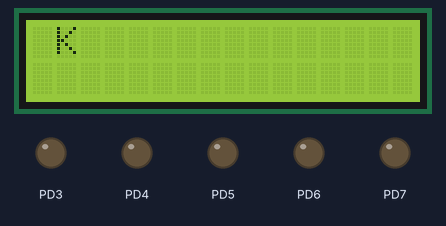
Simulated run of this program. Board: ATmega32, built with avr-gcc and emulated at 8 MHz. On the bench: 16×2 character LCD, output pins drawn as LEDs (lit = HIGH). Wiring (inferred from the names in the program): character LCD (HD44780): RS PD0; R/W PD1; E PD2; data PC0, PC1, PC2, PC3, PC4, PC5, PC6, PC7. Pins used as bus, display or sensor lines are not drawn.

Above: at 0.1 s.
At 1.7 s:
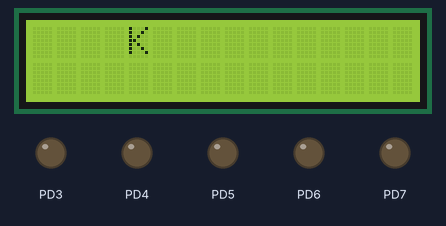
At 3.2 s:
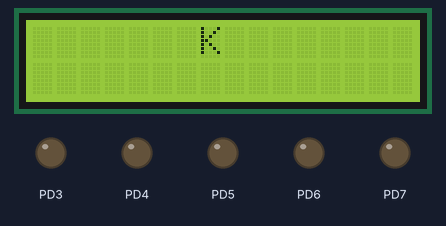
At 6.8 s:
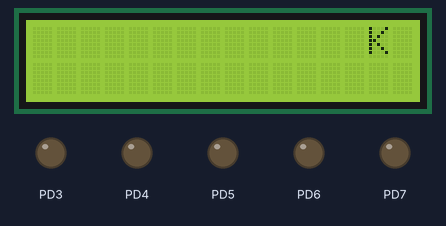
At 20.0 s:
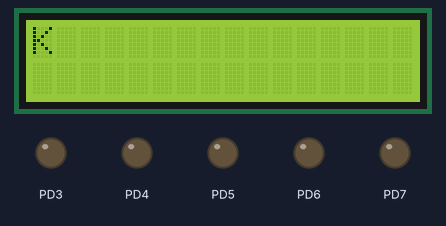
At 27.6 s:
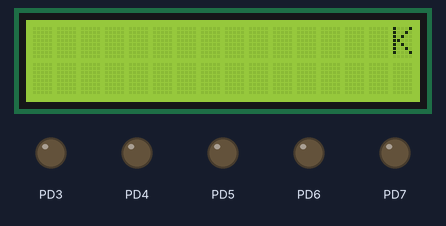

The program:

main.c
```c
/*
 * main.c
 *
 *  Created on: Apr 27, 2019
 *      Author: Hamzy
 */

#define F_CPU 8000000
#include "Lib/types.h"
#include "DIO_int.h"
#include "LCD_cfg.h"
#include "LCD_int.h"
#include <util/delay.h>

int main(void)
{
	/** Initialization part**/

	/*** Set port C "Data Port" as output in order to LCD Data pins ***/
	DIO_VidSetPortDir (LCD_DATA_PORT, 0xff);


	/*** Set port D "Control Port" as output in order to LCD Control pins ***/
	DIO_VidSetPortDir (LCD_CTL_PORT, 0xff);


	/*** LCD Initialization Process ***/
	LCD_vid_Initial();


	/***Send the Character to be displayed on the LCD ***/
	LCD_vidSend_char('K');

	while(1)
	{


		LCD_vidShift_R();
	    _delay_ms(500);


	}

	return 0;
}
```

LCD_cfg.h
```c
#ifndef LCD_CFG_H_
#define LCD_CFG_H_

 #define LCD_MODE 8 /* Only 8bit mode works*/

 #if LCD_MODE==4                     //not completed yet
#define LCD_DATA_PORT               DIO_PORTD
#define LCD_CTL_PORT               	DIO_PORTC
#define LCD_RS		               	DIO_PIN1
#define LCD_RW		               	DIO_PIN2
#define LCD_E		               	DIO_PIN0

#elif LCD_MODE == 8

#define LCD_DATA_PORT               DIO_PORTC	/* data port */
#define LCD_CTL_PORT               	DIO_PORTD	/* control port */
#define LCD_RS		               	DIO_PIN0	/* register select command or data register */
#define LCD_RW		               	DIO_PIN1	/* read or write select */
#define LCD_EN		               	DIO_PIN2 	/* enable to get enable pulse */

#else
#endif
#endif /* LCD_CFG_H_ */
```

LCD_int.h
```c
/*
 * int.h
 *
 *  Created on: Apr 27, 2019
 *      Author: Hamzy
 */

#ifndef LCD_INT_H_
#define LCD_INT_H_

/*********************** HArdware connection ************/
/*
 -----------                   ----------
 | ATmega32  |                 |   LCD    |
 |           |                 |          |
 |        PD7|---------------->|D7        |
 |        PD6|---------------->|D6        |
 |        PD5|---------------->|D5        |
 |        PD4|---------------->|D4        |
 |        PD3|---------------->|D3        |
 |        PD2|---------------->|D2        |
 |        PD1|---------------->|D1        |
 |        PD0|---------------->|D0        |
 |           |                 |          |
 |        PC2|---------------->|E         |
 |        PC1|---------------->|RW        |
 |        PC0|---------------->|RS        |
 -----------                   ----------
*/

/***********************************/
/********PUBLIC MACROS*************/
/*********************************/

/* Instruction set for Function set */

/*
 * RS R/W DB7  DB6  DB5  DB4  DB3  DB2  DB1  DB0
 * 0   0   0    0    1    1    N    F    X    X
 *
 *N = 0 ONE LINE
 *D = 1 TWO LINE
 *F = 0 5*7 CHARACTER
 *C = 1 5*8 CHARACTER
 *
 * */

#define LCD_FUNSET_4BIT				0X28
#define LCD_FUNSET_8BIT				0X38


/* Instruction set for display ON/OFF control */

/*
 * RS R/W DB7  DB6  DB5  DB4  DB3  DB2  DB1  DB0
 * 0   0   0    0    0    0    1    D    C    B
 *
 *D = 0 DISPLAY OFF
 *D = 1 DISPLAY ON
 *C = 0 CURSOR OFF
 *C = 1 CURSOR ON
 *B = 0 BLINK OFF
 *B = 1 BLINK ON
 *
 * */

                                                   //  Display       Cursor          Blinking

#define LCD_DISPOFF_CUROFF_BLKOFF		0X08      //	off		      off	     	   off
#define LCD_DISPON_CUROFF_BLKOFF		0X0C      //	on		      off	     	   off
#define LCD_DISPON_CURON_BLKOFF		    0X0E      //	on		      on	     	   off
#define LCD_DISPON_CURON_BLKON		    0X0F      //	on		      on	     	   on


/* Instruction set for display clear */

#define LCD_CLR_DIS    0x01  /* to clear the display */
#define LCD_HOME       0x02  /* return shifted characters and  DDRAM to address 00H on AC */


/*  Entry Mode:  Instruction to set the move direction of the cursor and display
 *
 * RS R/W DB7  DB6  DB5  DB4  DB3  DB2  DB1  DB0
 * 0   0   0    0    0    0    0    1   I/D  SH
 *  I/D=0	cursor decrease
 *  I/D=1	cursor increase
 *  SH =0	disable display shift
 *  SH =1	enable display shift with cursor direction
 *  **/

#define LCD_EntryMode_CURDEC_SHDIS				0X04 //cursor decrease & disable display shift
#define LCD_EntryMode_CURDEC_SHEN			    0X05 //cursor decrease & enable display shift
#define LCD_EntryMode_CURIN_SHDIS				0X06 //cursor increase & disable display shift
#define LCD_EntryMode_CURIN_SHEN				0X07 //cursor increase & enable display shift


/* Cursor or display shift:
 * Shifts the cursor position or display to the right or left without writing or reading display data
 *
 * RS R/W DB7  DB6  DB5  DB4  DB3  DB2  DB1  DB0
 * 0   0   0    0    0    1   S/C  R/L   -    -
 */

#define LCD_SHCUR_LFT				0b00010000 //SHIFT cursor left decrease AC
#define LCD_SHCUR_RT				0b00010100 //SHIFT cursor right increase AC
#define LCD_SHDIS_LFT				0b00011000 //SHIFT DISPLAY left with cursor
#define LCD_SHDIS_RT				0b00011100 //SHIFT DISPLAY right with cursor


/* Set CGRAM ADDRESS TO "0"
 * RS R/W DB7  DB6  DB5  DB4  DB3  DB2  DB1  DB0
 * 0   0   0    1           ADRESS
 */
#define LCD_SET_CGRAM	 0X40


 /* Set DDRAM ADDRESS TO "0"
 * RS R/W DB7  DB6  DB5  DB4  DB3  DB2  DB1  DB0
 * 0   0   1              ADRESS
 */
#define LCD_SET_CURSOR	           0X80

/* General Definitions */

#define LCD_LOW		               	0
#define LCD_HIGH		           	1
#define LCD_4BIT_MODE		       	4
#define LCD_8BIT_MODE	          	8


/***********************************/
/********PUBLIC FUNCTION***********/
/*********************************/

void LCD_vid_Initial(void);          /* Initialization setting of the LCD */
void LCD_vidSend_CMD(u8 u8CMD);      /* Send a command to the LCD  */
void LCD_vidSend_char(u8 u8char);    /* Send a character to the LCD  */
void LCD_vidGoto(u8 u8x, u8 u8y);    /* to go to a place on the LCD (row & column) */
void LCD_vidShift_L(void);            /* to shift to the left */
void LCD_vidShift_R(void);            /* to shift to the right */
void LCD_vidSend_word(u8 *str);         /* to print a string on the LCD */
void LCD_vidPrint_int(u16 u16int_cpy);  /* To print an Integer on the  LCD*/


#endif /* LCD_INT_H_ */
```

LCD_prog.c
```c
/*
 * prog.c
 *
 *  Created on: Apr 27, 2019
 *      Author: Hamzy
 */
#include "Lib/types.h"
#include "DIO_int.h"
#include "LCD_cfg.h"
#include "LCD_int.h"

#define F_CPU 8000000UL
#include <util/delay.h>

#if LCD_MODE==LCD_4BIT_MODE


#elif LCD_MODE == LCD_8BIT_MODE

/*
 *description 	  	: initialization function
 *Input argument 	: void
 *return argument	: void
 */
void LCD_vid_Initial(void)
{
	/** WAIT until LCD powered **/
	_delay_ms(50);


	/**  FUNCTION SET  **/
	LCD_vidSend_CMD(LCD_FUNSET_8BIT);
	_delay_ms(1);


	/**  DISPLAY CONTROL  **/
	LCD_vidSend_CMD(LCD_DISPON_CUROFF_BLKOFF);
	_delay_ms(1);

	/**  Return Home
	LCD_vidSend_CMD(LCD_HOME);
	_delay_ms(50); **/


	/**  DISPLAY CLEAR  **/
	LCD_vidSend_CMD(LCD_CLR_DIS);
	_delay_ms(2);


	/**  ENTRY MODE SET  **/
	LCD_vidSend_CMD(LCD_EntryMode_CURIN_SHDIS);
	_delay_ms(1);

}

/*
 *description 	  	: send command function
 *Input argument 	: the command want to be sent
 *return argument	: void
 */

void LCD_vidSend_CMD(u8 u8CMD)
{
	/*Set the R/S "off" so Mr.LCD understands it is a command*/
	DIO_VidSetPinVal(LCD_CTL_PORT, LCD_RS, LCD_LOW);
//	_delay_ms(3);


	/*Set the R/W "off" so that Mr.LCD Listen*/
	DIO_VidSetPinVal(LCD_CTL_PORT, LCD_RW, LCD_LOW);
//	_delay_ms(3);


	/*Light the enable light for Mr.LCD*/
	DIO_VidSetPinVal(LCD_CTL_PORT, LCD_EN, LCD_HIGH);
//	_delay_ms(3);


	/*Send the command*/
	DIO_VidSetPortVal (LCD_DATA_PORT, u8CMD);
	_delay_ms(3);

	/*Turn the Light OFF so that Mr.LCD can work in Dark */
	DIO_VidSetPinVal(LCD_CTL_PORT, LCD_EN, LCD_LOW);
	_delay_ms(3);

}


/*
 *description 	  	: send character function
 *Input argument 	: the command want to be sent
 *return argument	: void
 */

void LCD_vidSend_char(u8 u8char)
{

	/*Set the R/S "off" so Mr.LCD Listen understands it is data*/
	DIO_VidSetPinVal(LCD_CTL_PORT, LCD_RS, LCD_HIGH);
//	_delay_ms(3);


	/*Set the R/W "off" so that Mr.LCD Listen*/
	DIO_VidSetPinVal(LCD_CTL_PORT, LCD_RW, LCD_LOW);
//	_delay_ms(3);


	/*Light the enable light for Mr.LCD*/
	DIO_VidSetPinVal(LCD_CTL_PORT, LCD_EN, LCD_HIGH);
//	_delay_ms(3);

	/*Send the character*/
	DIO_VidSetPortVal (LCD_DATA_PORT, u8char);
	_delay_ms(3);


	/*Turn the Light OFF so that Mr.LCD can work in Dark */
	DIO_VidSetPinVal(LCD_CTL_PORT, LCD_EN, LCD_LOW);
	_delay_ms(3);

}

/*
 *description 	  	: set cursor to postion x and y it use for
 *description 	  	write any where and edit the display data
 *Input argument 	: the postion x and y
 *return argument	: void
 */

void LCD_vidGoto(u8 u8x, u8 u8y)
{
	if (u8x < 16 && u8y < 2)
	{
		switch(u8y)
		{
		case 0:
			u8x = 0x80 | u8x;
			LCD_vidSend_CMD(u8x);
			_delay_ms(3);
			break;

		case 1:
			u8x = u8x + 0x40 ;
			u8x = 0x80 | u8x;
			LCD_vidSend_CMD(u8x);
			_delay_ms(3);
			break;

		default:
		break;
		}
	}

	else
	{
		/* out of range*/
	}
}


/*description 	  	: shift the display from right to left by shift data
*description 	  	on DDRAM
*Input argument 	: void
*return argument	: void
*/

void LCD_vidShift_L(void)
{
	LCD_vidSend_CMD(LCD_SHDIS_LFT);
	_delay_ms(3);
}

/*description 	  	: shift the display from left to right by shift data
*description 	  	on DDRAM
*Input argument 	: void
*return argument	: void
*/

void LCD_vidShift_R(void)
{
	LCD_vidSend_CMD(LCD_SHDIS_RT);
	_delay_ms(3);
}


/*
 *description 	  	: Send word at one function by pass pointer to string
 *description 	  	then will send char by char until reach NULL at
 *description 	  	the end of string
 *Input argument 	: pointer to string
 *return argument	: void
 */
void LCD_vidSend_word(u8 *str)
{
	u16 i = 0;
	while(str[i] != '\0')
	{
		LCD_vidSend_char(str[i]);
		i++;
	}
}


void LCD_vidPrint_int(u16 u16int_cpy)
{
	u8 arr[4] = {0};
	u8 i = 3;
	u8 temp = 0;

	while(u16int_cpy)
	{
		temp = u16int_cpy % 10;
		arr[i] = temp;
		i--;
		u16int_cpy = u16int_cpy / 10;
	}

	for(i = 0; i < 4; i++)
	{
		LCD_vidSend_char((arr[i] + '0'));
	}

}


#else
#endif
```

DIO_int.h
```c
/*
 * DIO_int.h
 *
 *  Created on: Feb 15, 2019
 *      Author: FUTURE
 */

#ifndef DIO_INT_H_
#define DIO_INT_H_

/*********************************/
/********PUBLIC MACROS***********/
/*********************************/

// PORT DEFINITION
#define DIO_PORTA 0
#define DIO_PORTB 1
#define DIO_PORTC 2
#define DIO_PORTD 3


// PIN DEFINITION
#define DIO_PIN0 0
#define DIO_PIN1 1
#define DIO_PIN2 2
#define DIO_PIN3 3
#define DIO_PIN4 4
#define DIO_PIN5 5
#define DIO_PIN6 6
#define DIO_PIN7 7

// IO DIRECTION
#define DIO_OUTPUT 1
#define DIO_INPUT  0

#define DIO_PORT_OUTPUT 0xff
#define DIO_PORT_INPUT   0

// IO STATE (PIN/PORT VALUE)
#define DIO_HIGH 1
#define DIO_LOW  0

#define DIO_PORT_HIGH 0xff
#define DIO_PORT_LOW   0

/*********************************/
/********PUBLIC FUNCTION***********/
/*********************************/


/* IO Pins Functions */

void DIO_VidSetPinDir(u8 u8PortID_Cpy, u8 u8PinID_Cpy, u8 u8PinDir_Cpy); // return void because it's setter not getter

void DIO_VidSetPinVal(u8 u8PortID_Cpy, u8 u8PinID_Cpy, u8 u8PinVal_Cpy);

u8 DIO_u8GetPinVal (u8 u8PortID_Cpy, u8 u8PinID_Cpy);

/* IO Port Functions */

void DIO_VidSetPortDir (u8 u8PortID_Cpy, u8 u8PortDir_Cpy);
void DIO_VidSetPortVal (u8 u8PortID_Cpy, u8 u8PortVal_Cpy);
u8 DIO_u8GetPortVal(u8 u8PortID_Cpy);

#endif /* DIO_INT_H_ */
```

DIO_priv.h
```c
/*
 * DIO_priv.h
 *
 *  Created on: Feb 15, 2019
 *      Author: FUTURE
 */

#ifndef DIO_PRIV_H_
#define DIO_PRIV_H_

/***********************************************/
/*************PRIVATE DIFINTIOS (MACROS)********/
/***********************************************/
// DIO Registers addresses definition
#define PORTA_REG *((volatile u8*) 0x3B)
#define DDRA_REG  *((volatile u8*) 0x3A)
#define PINA_REG  *((volatile u8*) 0x39)

#define PORTB_REG  *((volatile u8*) 0x38)
#define DDRB_REG   *((volatile u8*) 0x37)
#define PINB_REG   *((volatile u8*) 0x36)

#define PORTC_REG  *((volatile u8*) 0x35)
#define DDRC_REG   *((volatile u8*) 0x34)
#define PINC_REG   *((volatile u8*) 0x33)


#define PORTD_REG  *((volatile u8*) 0x32)
#define DDRD_REG   *((volatile u8*) 0x31)
#define PIND_REG   *((volatile u8*) 0x30)

#endif /* DIO_PRIV_H_ */
```

DIO_prog.c
```c
#include "Lib/types.h"
#include "Lib/bitwise.h"
#include "DIO_priv.h"
#include "DIO_int.h"


void DIO_VidSetPinVal(u8 u8PortID_Cpy, u8 u8PinID_Cpy, u8 u8PinVal_Cpy)
{
	// check  that the PORT ID and PIN ID are in valid range

	if(u8PortID_Cpy <= DIO_PORTD && u8PinID_Cpy <= DIO_PIN7)
	{
		if (u8PinVal_Cpy == DIO_HIGH)
		{//2
		switch (u8PortID_Cpy)
		{//1
		case DIO_PORTA: SET_BIT(PORTA_REG,u8PinID_Cpy);
		break;
		case DIO_PORTB: SET_BIT(PORTB_REG,u8PinID_Cpy);
		break;
		case DIO_PORTC: SET_BIT(PORTC_REG,u8PinID_Cpy);
		break;
		case DIO_PORTD: SET_BIT(PORTD_REG,u8PinID_Cpy);
		break;
	    }//1
		}//2

		/* else if in order to be precised so if he pressed 3 does not enter the else */
		else if (u8PinVal_Cpy == DIO_LOW)
		{//3
			switch (u8PortID_Cpy)
			{//4
			case DIO_PORTA: CLR_BIT(PORTA_REG,u8PinID_Cpy);
			break;
			case DIO_PORTB: CLR_BIT(PORTB_REG,u8PinID_Cpy);
			break;
			case DIO_PORTC: CLR_BIT(PORTC_REG,u8PinID_Cpy);
			break;
			case DIO_PORTD: CLR_BIT(PORTD_REG,u8PinID_Cpy);
			break;
		    }//4
	        }//3
else
{
	/* report an error not high nor low*/
}
}
else
{
	/* report an error out of range for port*/
}
} //1


void DIO_VidSetPinDir(u8 u8PortID_Cpy, u8 u8PinID_Cpy, u8 u8PinDir_Cpy)
{//1
// check on that the PORT ID and PIN ID in valid range

if(u8PortID_Cpy <= DIO_PORTD && u8PinID_Cpy <= DIO_PIN7)
{//2
	if (u8PinDir_Cpy == DIO_OUTPUT)
	{//3
	switch (u8PortID_Cpy)
	{//4
	case DIO_PORTA: SET_BIT(DDRA_REG,u8PinID_Cpy);
	break;
	case DIO_PORTB: SET_BIT(DDRB_REG,u8PinID_Cpy);
	break;
	case DIO_PORTC: SET_BIT(DDRC_REG,u8PinID_Cpy);
	break;
	case DIO_PORTD: SET_BIT(DDRD_REG,u8PinID_Cpy);
	break;
    }//4
	}//3
	else if (u8PinDir_Cpy == DIO_INPUT)
	{//5
		switch (u8PortID_Cpy)
		{//6
		case DIO_PORTA: CLR_BIT(DDRA_REG,u8PinID_Cpy);
		break;
		case DIO_PORTB: CLR_BIT(DDRB_REG,u8PinID_Cpy);
		break;
		case DIO_PORTC: CLR_BIT(DDRC_REG,u8PinID_Cpy);
		break;
		case DIO_PORTD: CLR_BIT(DDRD_REG,u8PinID_Cpy);
		break;
	    }//6
}//5
else
{//7
	    /* report an error not output nor input*/
}//7
}//2
	else
	{//8
		/* report an error out of range for port*/
	}//8
	}//1


u8 DIO_u8GetPinVal (u8 u8PortID_Cpy, u8 u8PinID_Cpy)
{//1
	u8 result_loc;

	if(u8PortID_Cpy <= DIO_PORTD && u8PinID_Cpy <= DIO_PIN7)
	{//2
		switch (u8PortID_Cpy)
		{//3
		case DIO_PORTA: result_loc = GET_BIT(PINA_REG,u8PinID_Cpy);
		break;
		case DIO_PORTB: result_loc = GET_BIT(PINB_REG,u8PinID_Cpy);
		break;
		case DIO_PORTC: result_loc = GET_BIT(PINC_REG,u8PinID_Cpy);
		break;
		case DIO_PORTD: result_loc = GET_BIT(PIND_REG,u8PinID_Cpy);
		break;
	    }//3
	}//2
	else
	{//4
		/** in case of error **/
		result_loc = 0xff;
	}//4
	return result_loc;
}//1

void DIO_VidSetPortVal (u8 u8PortID_Cpy, u8 u8PortVal_Cpy)
{//1
	if (u8PortID_Cpy <= DIO_PORTD)
	{//2
		switch (u8PortID_Cpy)
		{//3
		case DIO_PORTA: PORTA_REG = u8PortVal_Cpy;
		break;
		case DIO_PORTB: PORTB_REG = u8PortVal_Cpy;
		break;
		case DIO_PORTC: PORTC_REG = u8PortVal_Cpy;
		break;
		case DIO_PORTD: PORTD_REG = u8PortVal_Cpy;
		break;
		}//3
	}//2

	else
	{//4
		// report error out of range
	}//4
}//1

void DIO_VidSetPortDir (u8 u8PortID_Cpy, u8 u8PortDir_Cpy)
{
	if (u8PortID_Cpy <= DIO_PORTD)
	{
		switch (u8PortID_Cpy)
		{
		case DIO_PORTA: DDRA_REG = u8PortDir_Cpy;
		break;
		case DIO_PORTB: DDRB_REG = u8PortDir_Cpy;
		break;
		case DIO_PORTC: DDRC_REG = u8PortDir_Cpy;
		break;
		case DIO_PORTD: DDRD_REG = u8PortDir_Cpy;
		break;
		}
	}
	else
	{
		// report error out of range
	}
}


	u8 DIO_u8GetPortVal(u8 u8PortID_Cpy)
	{
	u8 res_loc = 0;

		if(u8PortID_Cpy <= DIO_PORTD)
		{
			switch (u8PortID_Cpy)
			{
			case DIO_PORTA : res_loc = PINA_REG;
			break;
			case DIO_PORTB : res_loc = PINB_REG;
			break;
			case DIO_PORTC : res_loc = PINC_REG;
			break;
			case DIO_PORTD : res_loc = PIND_REG;
			break;
			}
		}
		else
		{
			/*report out of rang error*/
		}
	        return res_loc;
        }
```

bitwise.h
```c
#ifndef BITWISE_H
#define BITWISE_H

//TO SET A BIT IN A BYTE TO 1
#define SET_BIT(byte, bit) (byte |= (1 << bit))

//TO CLEAR A BIT IN A BYTE TO 0
#define CLR_BIT(byte, bit) (byte &= ~(1 << bit))

//TO TOGGLE THE VALUE OF A BIT IN A BYTE
#define TOG_BIT(byte, bit) (byte ^= (1 << bit))

//TO GET THE VALUE OF A BIT IN A BYTE
#define GET_BIT(byte, bit) ((byte >> bit) & 1)

#endif
```

types.h
```c
#ifndef TYPES_H
#define TYPES_H

//UNSIGNED USER DEFINED TYPES
typedef unsigned char u8;
typedef unsigned short int u16;
typedef int u32;

//SIGNED USER DEFINED TYPES
typedef signed char s8;
typedef signed short int s16;
typedef signed int s32;

//FLOAT USER DEFINED TYPES
typedef float f32;
typedef double f64;

#endif
```

Measured:
- what the display in image 0 shows lasts 0.5 s, from 0.1 s to 0.6 s
